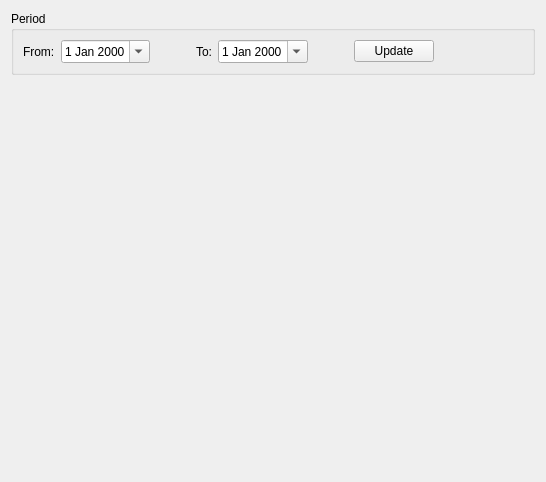
<?xml version="1.0" encoding="UTF-8"?>
<ui version="4.0">
 <class>GroupProfitAndLossReportWidget</class>
 <widget class="QWidget" name="GroupProfitAndLossReportWidget">
  <property name="geometry">
   <rect>
    <x>0</x>
    <y>0</y>
    <width>546</width>
    <height>482</height>
   </rect>
  </property>
  <property name="windowTitle">
   <string>Group Profit and Loss</string>
  </property>
  <layout class="QVBoxLayout" name="verticalLayout" stretch="0,0">
   <item>
    <widget class="QGroupBox" name="m_reportingGroupBox">
     <property name="title">
      <string>Period</string>
     </property>
     <layout class="QGridLayout" name="gridLayout_2">
      <item row="0" column="8">
       <widget class="QPushButton" name="m_updateButton">
        <property name="text">
         <string>Update</string>
        </property>
       </widget>
      </item>
      <item row="0" column="6">
       <widget class="QDateEdit" name="m_toPeriodDateEdit">
        <property name="sizePolicy">
         <sizepolicy hsizetype="Expanding" vsizetype="Fixed">
          <horstretch>0</horstretch>
          <verstretch>0</verstretch>
         </sizepolicy>
        </property>
        <property name="frame">
         <bool>true</bool>
        </property>
        <property name="buttonSymbols">
         <enum>QAbstractSpinBox::NoButtons</enum>
        </property>
        <property name="calendarPopup">
         <bool>true</bool>
        </property>
       </widget>
      </item>
      <item row="0" column="9">
       <spacer name="m_periodRightSpacer">
        <property name="orientation">
         <enum>Qt::Horizontal</enum>
        </property>
        <property name="sizeHint" stdset="0">
         <size>
          <width>40</width>
          <height>20</height>
         </size>
        </property>
       </spacer>
      </item>
      <item row="0" column="4">
       <spacer name="m_fromToPeriodSpacer">
        <property name="orientation">
         <enum>Qt::Horizontal</enum>
        </property>
        <property name="sizeType">
         <enum>QSizePolicy::Fixed</enum>
        </property>
        <property name="sizeHint" stdset="0">
         <size>
          <width>40</width>
          <height>20</height>
         </size>
        </property>
       </spacer>
      </item>
      <item row="0" column="5">
       <widget class="QLabel" name="m_toPeriodLabel">
        <property name="text">
         <string>To:</string>
        </property>
       </widget>
      </item>
      <item row="0" column="2">
       <widget class="QLabel" name="m_fromPeriodLabel">
        <property name="text">
         <string>From:</string>
        </property>
       </widget>
      </item>
      <item row="0" column="3">
       <widget class="QDateEdit" name="m_fromPeriodDateEdit">
        <property name="sizePolicy">
         <sizepolicy hsizetype="Expanding" vsizetype="Fixed">
          <horstretch>0</horstretch>
          <verstretch>0</verstretch>
         </sizepolicy>
        </property>
        <property name="readOnly">
         <bool>false</bool>
        </property>
        <property name="buttonSymbols">
         <enum>QAbstractSpinBox::NoButtons</enum>
        </property>
        <property name="calendarPopup">
         <bool>true</bool>
        </property>
       </widget>
      </item>
      <item row="0" column="7">
       <spacer name="m_updateSpacer">
        <property name="orientation">
         <enum>Qt::Horizontal</enum>
        </property>
        <property name="sizeType">
         <enum>QSizePolicy::Fixed</enum>
        </property>
        <property name="sizeHint" stdset="0">
         <size>
          <width>40</width>
          <height>20</height>
         </size>
        </property>
       </spacer>
      </item>
     </layout>
    </widget>
   </item>
   <item>
    <widget class="QScrollArea" name="m_profitAndLossScrollArea">
     <property name="frameShape">
      <enum>QFrame::NoFrame</enum>
     </property>
     <property name="frameShadow">
      <enum>QFrame::Plain</enum>
     </property>
     <property name="widgetResizable">
      <bool>true</bool>
     </property>
     <widget class="QWidget" name="m_profitAndLossScrollAreaWidget">
      <property name="geometry">
       <rect>
        <x>0</x>
        <y>0</y>
        <width>528</width>
        <height>400</height>
       </rect>
      </property>
      <layout class="QVBoxLayout" name="verticalLayout_3">
       <property name="spacing">
        <number>0</number>
       </property>
       <property name="sizeConstraint">
        <enum>QLayout::SetDefaultConstraint</enum>
       </property>
       <property name="leftMargin">
        <number>0</number>
       </property>
       <property name="topMargin">
        <number>0</number>
       </property>
       <property name="rightMargin">
        <number>0</number>
       </property>
       <property name="bottomMargin">
        <number>0</number>
       </property>
       <item>
        <layout class="QVBoxLayout" name="m_traderProfitAndLossLayout">
         <property name="spacing">
          <number>6</number>
         </property>
         <property name="sizeConstraint">
          <enum>QLayout::SetFixedSize</enum>
         </property>
         <property name="bottomMargin">
          <number>0</number>
         </property>
        </layout>
       </item>
      </layout>
     </widget>
    </widget>
   </item>
  </layout>
 </widget>
 <resources/>
 <connections/>
</ui>
